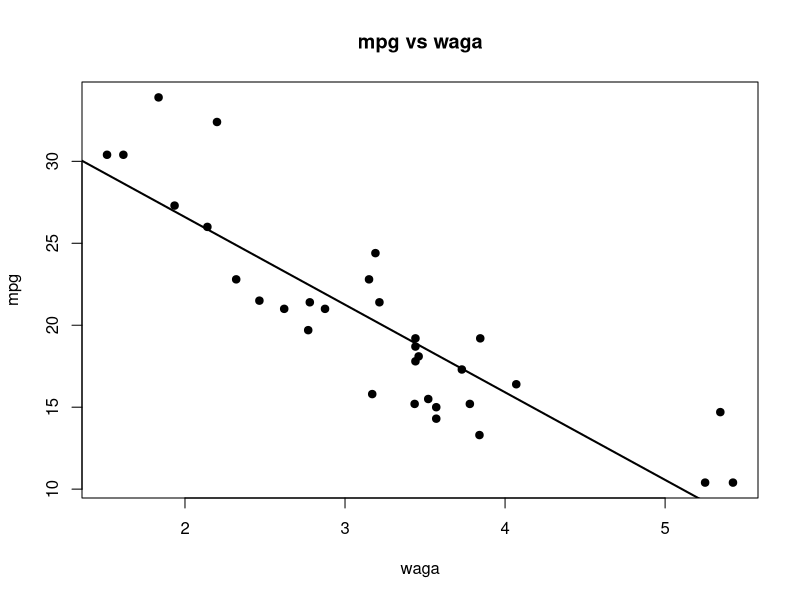
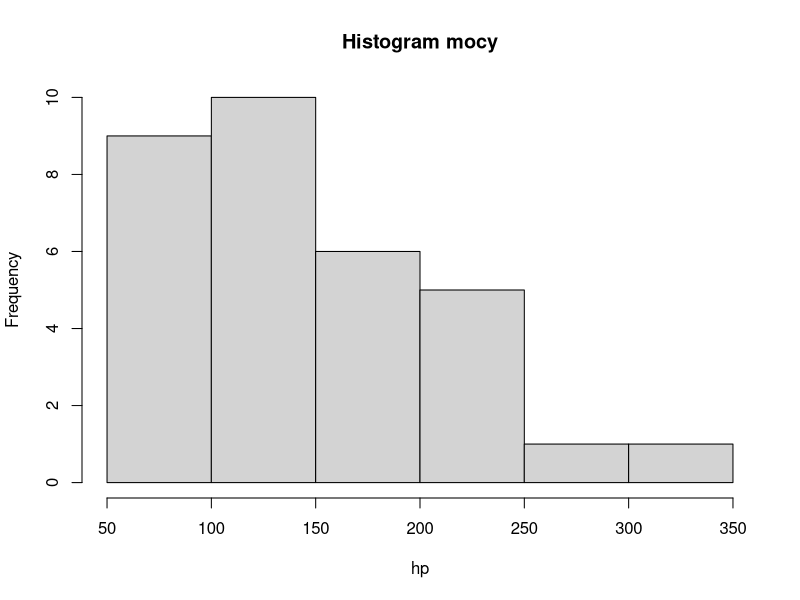
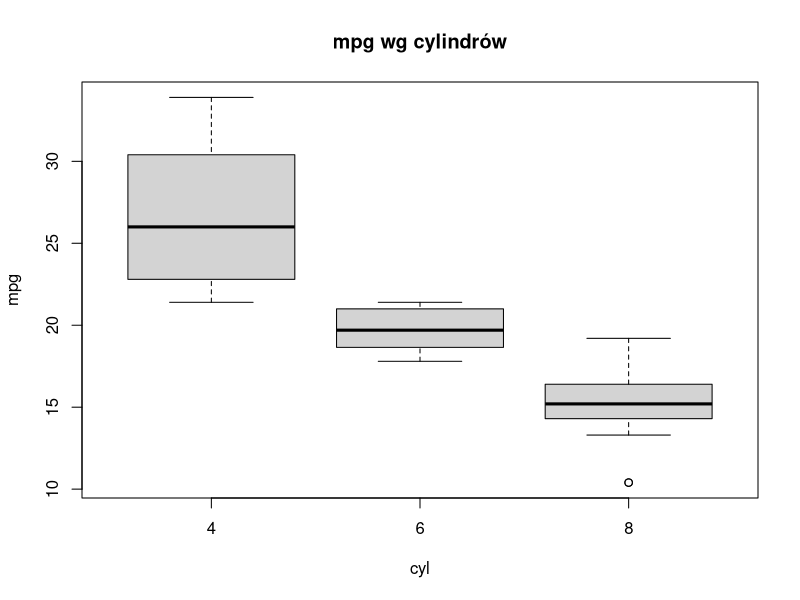
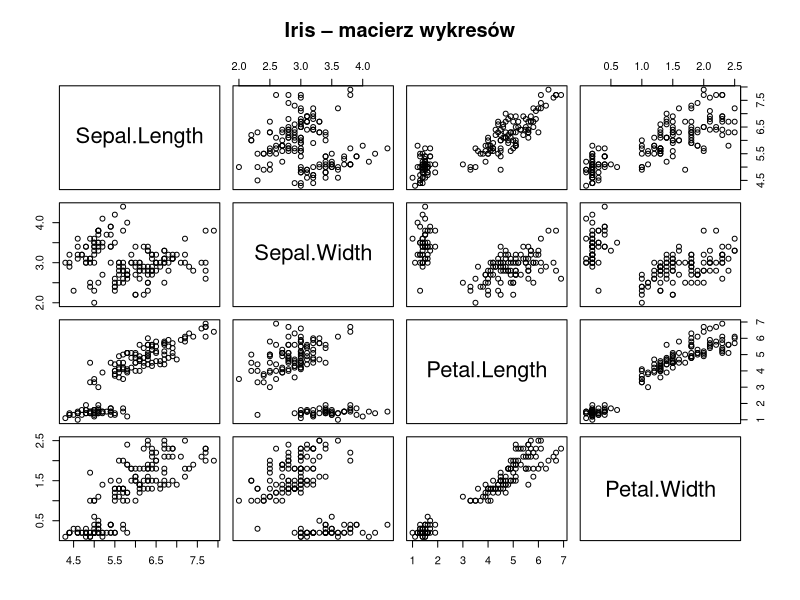
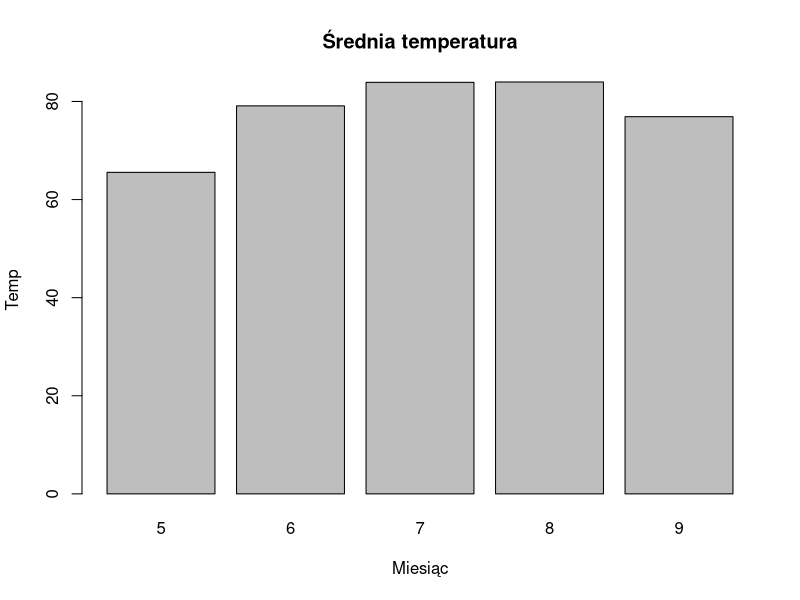
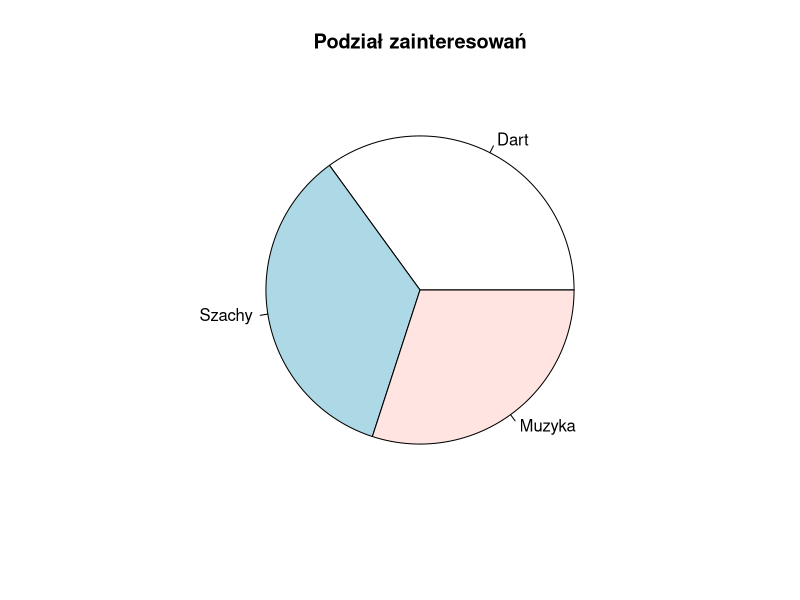
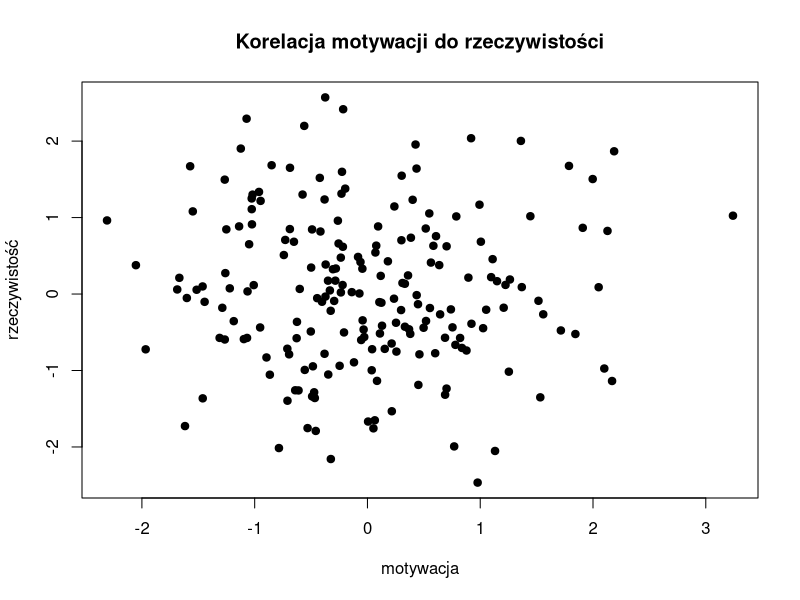
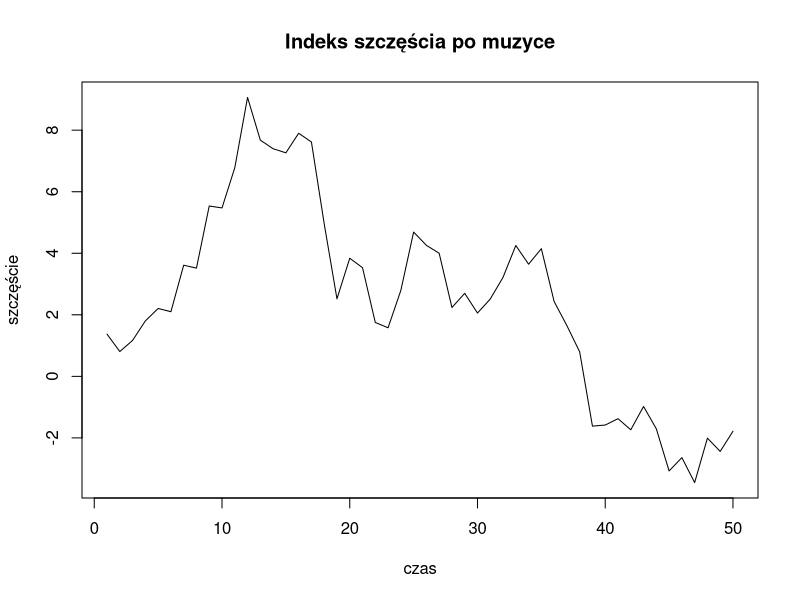

Here is the R script that generated these plots, in order:
## ---- chunk 1
data(mtcars)
plot(mtcars$wt, mtcars$mpg,
     main = "mpg vs waga",
     xlab = "waga",
     ylab = "mpg",
     pch = 19)
abline(lm(mpg ~ wt, data = mtcars), lwd = 2)
## ---- chunk 2
hist(mtcars$hp,
     main = "Histogram mocy",
     xlab = "hp")
## ---- chunk 3
boxplot(mpg ~ factor(cyl), data = mtcars,
        main = "mpg wg cylindrów",
        xlab = "cyl",
        ylab = "mpg")
## ---- chunk 4
pairs(iris[,1:4], main = "Iris – macierz wykresów")
## ---- chunk 5
data(airquality)
avg_temp <- tapply(airquality$Temp, airquality$Month, mean, na.rm = TRUE)

barplot(avg_temp,
        main = "Średnia temperatura",
        xlab = "Miesiąc",
        ylab = "Temp")
## ---- chunk 6
pie(c(Dart=35, Szachy=35, Muzyka=30),
    main = "Podział zainteresowań")
## ---- chunk 7
set.seed(123)
x <- rnorm(200)
y <- rnorm(200)

plot(x, y,
     main = "Korelacja motywacji do rzeczywistości",
     xlab = "motywacja",
     ylab = "rzeczywistość",
     pch = 19)
## ---- chunk 8
set.seed(42)
ts <- cumsum(rnorm(50))

plot(ts, type = "l",
     main = "Indeks szczęścia po muzyce",
     xlab = "czas",
     ylab = "szczęście")
